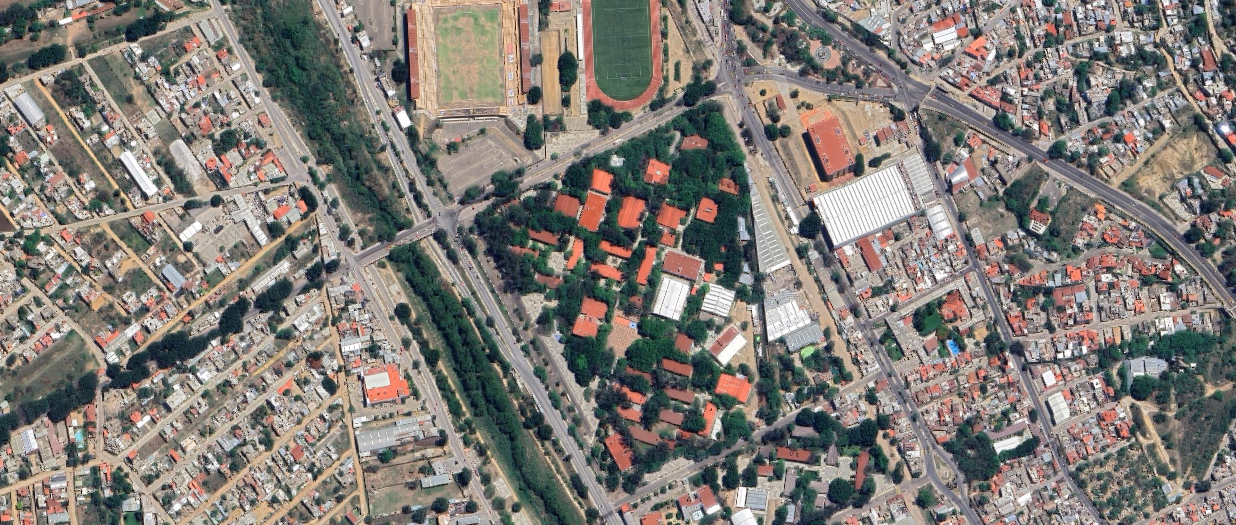
#> input picture maps.png, 1236 x 525 px
$ python verde.py
#> lines starting #> are read from the running program, lines starting #| are printed output that depends on the picture; after the words box and inside, x2 and y2 are one past the last pixel; in counts of white or black regions, pixels touching at a corner belong together
import cv2
import numpy as np
kernel = np.ones((5,5), np.uint8)

# Cargar la imagen
imagen = cv2.imread("maps.png")
#> imagen is the input picture: shape (525, 1236, 3); mean B, G, R 118.5, 123.8, 129.1

# Convertir la imagen a formato HSV (Hue, Saturation, Value)
imagen_hsv = cv2.cvtColor(imagen, cv2.COLOR_BGR2HSV)
#> imagen_hsv: shape (525, 1236, 3); mean H, S, V 56, 51.4, 136

# Definir los rangos de color verde en formato HSV
verde_bajo = np.array([40, 40, 40])  # Rango mínimo de tono, saturación y valor
verde_alto = np.array([80, 255, 255])  # Rango máximo de tono, saturación y valor

# Crear una máscara para el color verde
mascara_verde = cv2.inRange(imagen_hsv, verde_bajo, verde_alto)
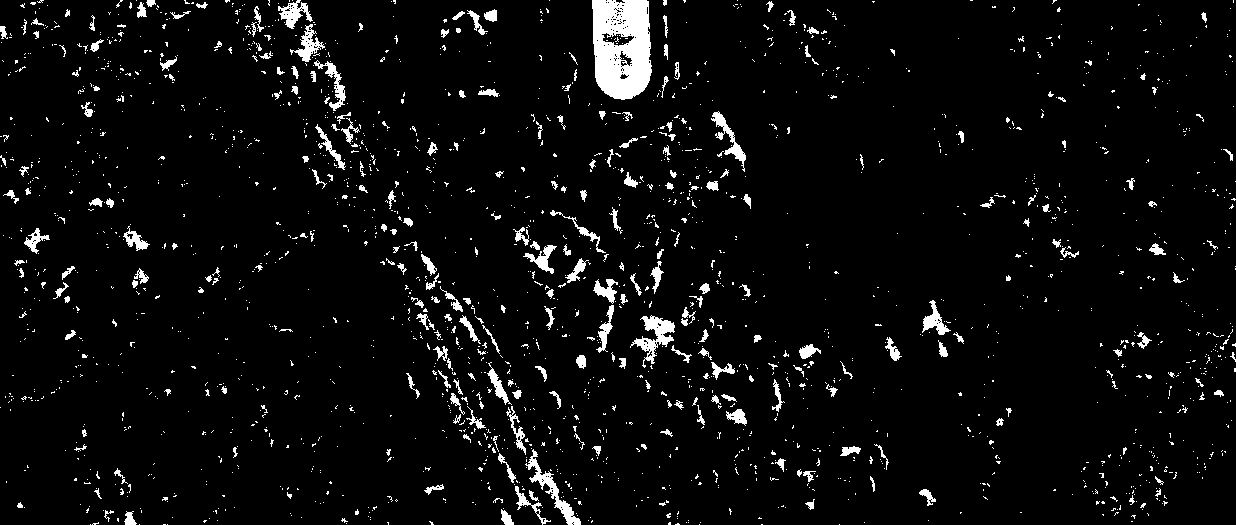
#> mascara_verde: shape (525, 1236); 4.7% white; 2118 white regions (1849 under 20 px), largest, box (x1, y1, x2, y2) and area: (592, 0, 652, 100) 4816, (630, 315, 675, 368) 835, (525, 449, 581, 525) 787

gauss = cv2.GaussianBlur(mascara_verde, (5,5), 0)
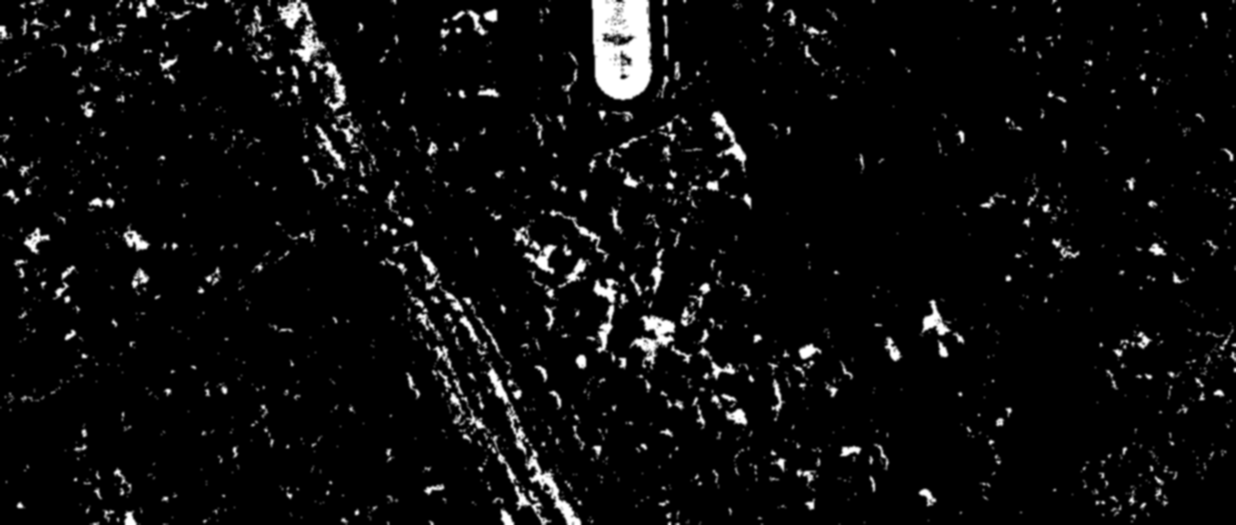
#> gauss: shape (525, 1236); min 0, max 255, mean 11.9

cv2.imshow("gauss", gauss)


img_erosion = cv2.erode(gauss, kernel, iterations=1)
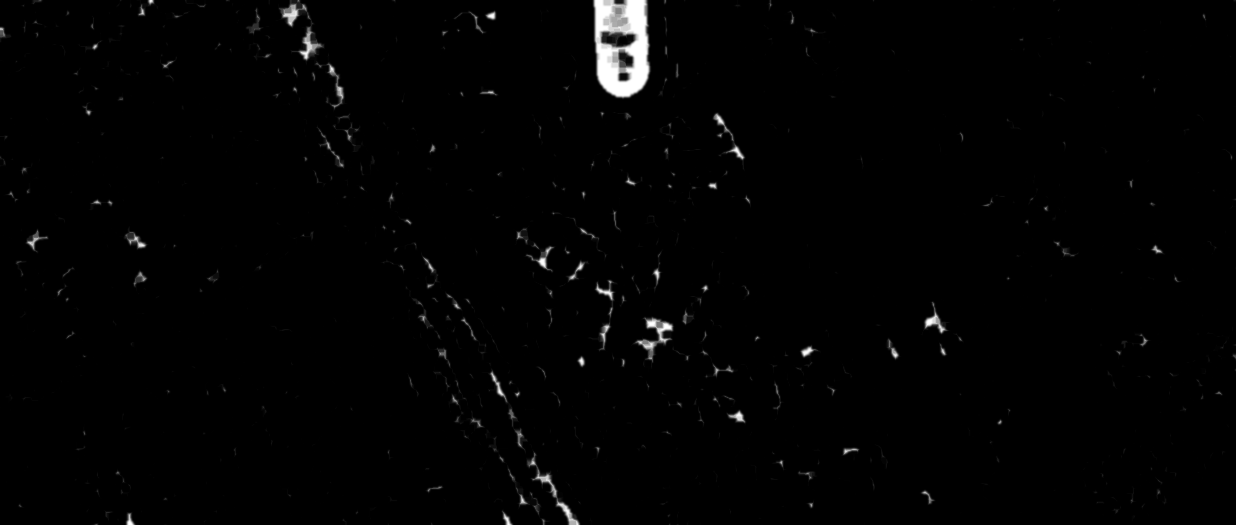
#> img_erosion: shape (525, 1236); min 0, max 255, mean 3
img_dilation = cv2.dilate(gauss, kernel, iterations=1)
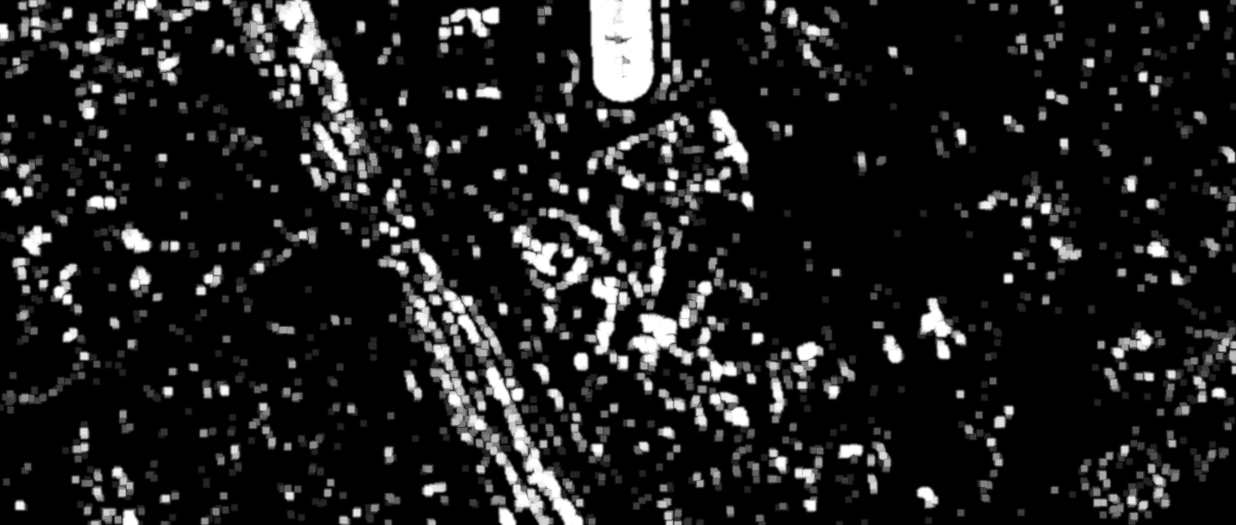
#> img_dilation: shape (525, 1236); min 0, max 255, mean 29.4

cv2.imshow("erosion", img_erosion)


bordes = cv2.Canny(img_erosion, 200, 400)
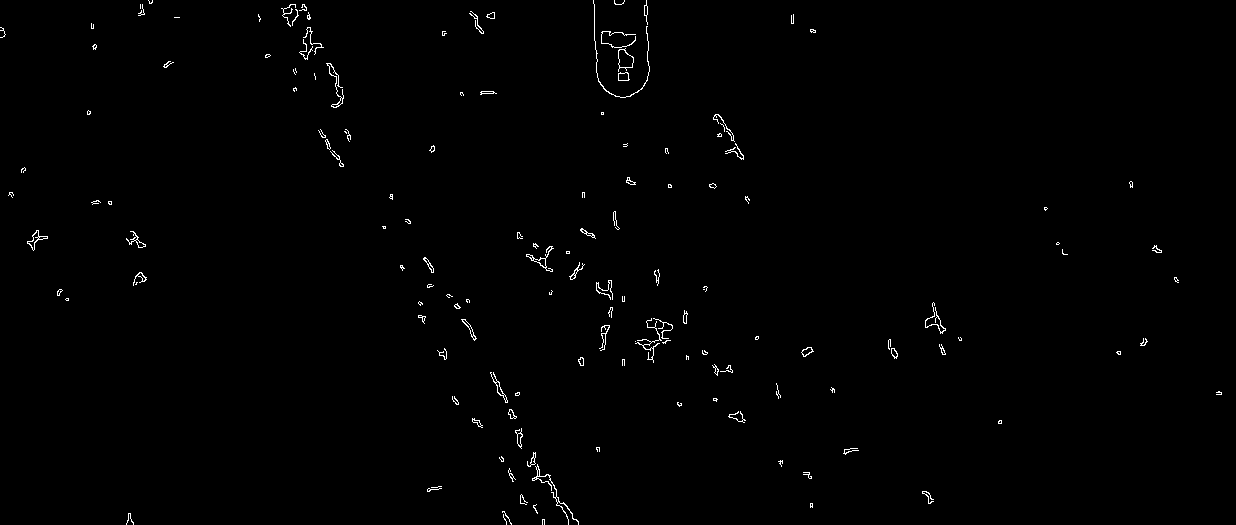
#> bordes: shape (525, 1236); 0.68% white in thin lines or dots

cv2.imshow("canny", bordes)

(contornos,_) = cv2.findContours(bordes.copy(), cv2.RETR_EXTERNAL, cv2.CHAIN_APPROX_SIMPLE)
#> contornos = 148 contours, 117 with area under 20; largest, box (x1, y1, x2, y2) and area: (618, 48, 634, 72) 216, (27, 230, 48, 251) 110, (526, 246, 554, 272) 98, (532, 464, 579, 525) 79, (618, 72, 630, 81) 75

print("Piedras {} ".format(len(contornos)))
#| Piedras 148

cv2.drawContours(imagen,contornos,-1,(0,0,255), 2)
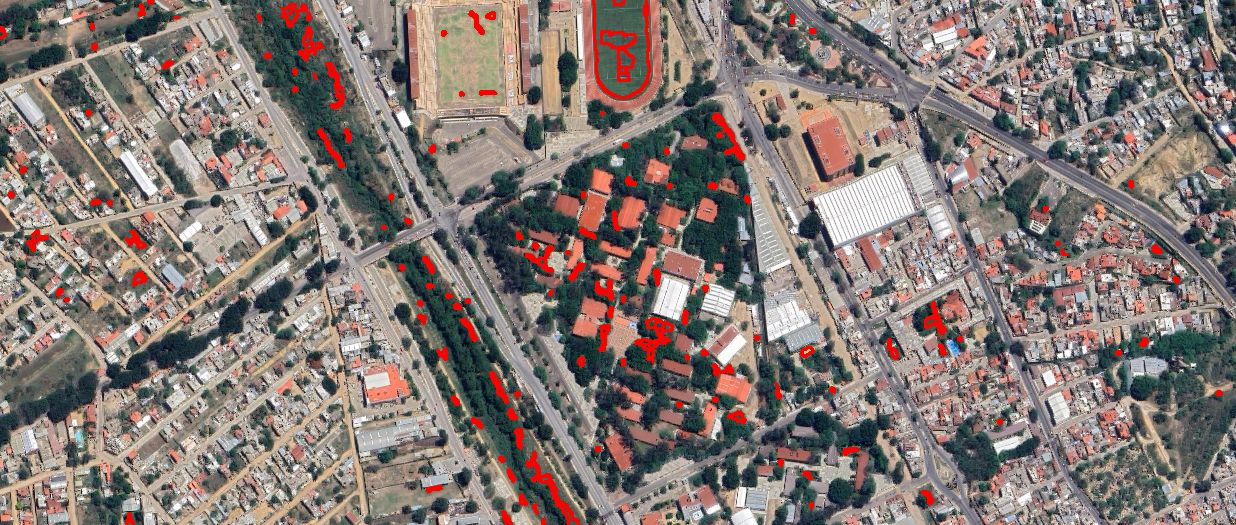
#> imagen: shape (525, 1236, 3); 1.98% of pixels changed, all inside (x1, y1, x2, y2) = (0, 0, 1223, 525)

cv2.imshow("Piedras", imagen)

cv2.waitKey(0)
cv2.destroyAllWindows()
